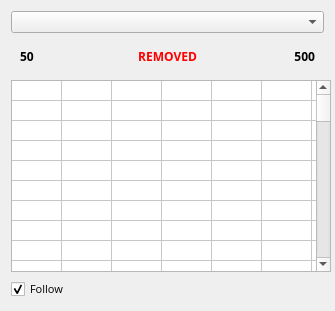
           <widget class="QFrame" name="runner2Frame">
            <property name="minimumSize">
             <size>
              <width>335</width>
              <height>0</height>
             </size>
            </property>
            <property name="maximumSize">
             <size>
              <width>335</width>
              <height>16777215</height>
             </size>
            </property>
            <property name="frameShape">
             <enum>QFrame::NoFrame</enum>
            </property>
            <property name="frameShadow">
             <enum>QFrame::Raised</enum>
            </property>
            <layout class="QGridLayout" name="gridLayout_4">
             <item row="3" column="0">
              <widget class="QTableWidget" name="ladder2TableWidget">
               <property name="minimumSize">
                <size>
                 <width>320</width>
                 <height>0</height>
                </size>
               </property>
               <property name="maximumSize">
                <size>
                 <width>320</width>
                 <height>16777215</height>
                </size>
               </property>
               <property name="sizeIncrement">
                <size>
                 <width>0</width>
                 <height>0</height>
                </size>
               </property>
               <property name="font">
                <font>
                 <family>Open Sans</family>
                 <pointsize>8</pointsize>
                 <weight>50</weight>
                 <bold>false</bold>
                </font>
               </property>
               <property name="horizontalScrollBarPolicy">
                <enum>Qt::ScrollBarAlwaysOff</enum>
               </property>
               <property name="alternatingRowColors">
                <bool>false</bool>
               </property>
               <property name="showGrid">
                <bool>true</bool>
               </property>
               <property name="gridStyle">
                <enum>Qt::SolidLine</enum>
               </property>
               <property name="cornerButtonEnabled">
                <bool>true</bool>
               </property>
               <property name="rowCount">
                <number>350</number>
               </property>
               <property name="columnCount">
                <number>25</number>
               </property>
               <attribute name="horizontalHeaderVisible">
                <bool>false</bool>
               </attribute>
               <attribute name="horizontalHeaderMinimumSectionSize">
                <number>1</number>
               </attribute>
               <attribute name="horizontalHeaderDefaultSectionSize">
                <number>50</number>
               </attribute>
               <attribute name="verticalHeaderVisible">
                <bool>false</bool>
               </attribute>
               <attribute name="verticalHeaderMinimumSectionSize">
                <number>15</number>
               </attribute>
               <attribute name="verticalHeaderDefaultSectionSize">
                <number>15</number>
               </attribute>
               <row/>
               <row/>
               <row/>
               <row/>
               <row/>
               <row/>
               <row/>
               <row/>
               <row/>
               <row/>
               <row/>
               <row/>
               <row/>
               <row/>
               <row/>
               <row/>
               <row/>
               <row/>
               <row/>
               <row/>
               <row/>
               <row/>
               <row/>
               <row/>
               <row/>
               <row/>
               <row/>
               <row/>
               <row/>
               <row/>
               <row/>
               <row/>
               <row/>
               <row/>
               <row/>
               <row/>
               <row/>
               <row/>
               <row/>
               <row/>
               <row/>
               <row/>
               <row/>
               <row/>
               <row/>
               <row/>
               <row/>
               <row/>
               <row/>
               <row/>
               <row/>
               <row/>
               <row/>
               <row/>
               <row/>
               <row/>
               <row/>
               <row/>
               <row/>
               <row/>
               <row/>
               <row/>
               <row/>
               <row/>
               <row/>
               <row/>
               <row/>
               <row/>
               <row/>
               <row/>
               <row/>
               <row/>
               <row/>
               <row/>
               <row/>
               <row/>
               <row/>
               <row/>
               <row/>
               <row/>
               <row/>
               <row/>
               <row/>
               <row/>
               <row/>
               <row/>
               <row/>
               <row/>
               <row/>
               <row/>
               <row/>
               <row/>
               <row/>
               <row/>
               <row/>
               <row/>
               <row/>
               <row/>
               <row/>
               <row/>
               <row/>
               <row/>
               <row/>
               <row/>
               <row/>
               <row/>
               <row/>
               <row/>
               <row/>
               <row/>
               <row/>
               <row/>
               <row/>
               <row/>
               <row/>
               <row/>
               <row/>
               <row/>
               <row/>
               <row/>
               <row/>
               <row/>
               <row/>
               <row/>
               <row/>
               <row/>
               <row/>
               <row/>
               <row/>
               <row/>
               <row/>
               <row/>
               <row/>
               <row/>
               <row/>
               <row/>
               <row/>
               <row/>
               <row/>
               <row/>
               <row/>
               <row/>
               <row/>
               <row/>
               <row/>
               <row/>
               <row/>
               <row/>
               <row/>
               <row/>
               <row/>
               <row/>
               <row/>
               <row/>
               <row/>
               <row/>
               <row/>
               <row/>
               <row/>
               <row/>
               <row/>
               <row/>
               <row/>
               <row/>
               <row/>
               <row/>
               <row/>
               <row/>
               <row/>
               <row/>
               <row/>
               <row/>
               <row/>
               <row/>
               <row/>
               <row/>
               <row/>
               <row/>
               <row/>
               <row/>
               <row/>
               <row/>
               <row/>
               <row/>
               <row/>
               <row/>
               <row/>
               <row/>
               <row/>
               <row/>
               <row/>
               <row/>
               <row/>
               <row/>
               <row/>
               <row/>
               <row/>
               <row/>
               <row/>
               <row/>
               <row/>
               <row/>
               <row/>
               <row/>
               <row/>
               <row/>
               <row/>
               <row/>
               <row/>
               <row/>
               <row/>
               <row/>
               <row/>
               <row/>
               <row/>
               <row/>
               <row/>
               <row/>
               <row/>
               <row/>
               <row/>
               <row/>
               <row/>
               <row/>
               <row/>
               <row/>
               <row/>
               <row/>
               <row/>
               <row/>
               <row/>
               <row/>
               <row/>
               <row/>
               <row/>
               <row/>
               <row/>
               <row/>
               <row/>
               <row/>
               <row/>
               <row/>
               <row/>
               <row/>
               <row/>
               <row/>
               <row/>
               <row/>
               <row/>
               <row/>
               <row/>
               <row/>
               <row/>
               <row/>
               <row/>
               <row/>
               <row/>
               <row/>
               <row/>
               <row/>
               <row/>
               <row/>
               <row/>
               <row/>
               <row/>
               <row/>
               <row/>
               <row/>
               <row/>
               <row/>
               <row/>
               <row/>
               <row/>
               <row/>
               <row/>
               <row/>
               <row/>
               <row/>
               <row/>
               <row/>
               <row/>
               <row/>
               <row/>
               <row/>
               <row/>
               <row/>
               <row/>
               <row/>
               <row/>
               <row/>
               <row/>
               <row/>
               <row/>
               <row/>
               <row/>
               <row/>
               <row/>
               <row/>
               <row/>
               <row/>
               <row/>
               <row/>
               <row/>
               <row/>
               <row/>
               <row/>
               <row/>
               <row/>
               <row/>
               <row/>
               <row/>
               <row/>
               <row/>
               <row/>
               <row/>
               <row/>
               <row/>
               <row/>
               <row/>
               <row/>
               <row/>
               <row/>
               <row/>
               <row/>
               <row/>
               <row/>
               <row/>
               <row/>
               <row/>
               <row/>
               <row/>
               <row/>
               <row/>
               <row/>
               <row/>
               <row/>
               <row/>
               <row/>
               <row/>
               <row/>
               <row/>
               <row/>
               <row/>
               <row/>
               <row/>
               <row/>
               <row/>
               <row/>
               <row/>
               <row/>
               <column/>
               <column/>
               <column/>
               <column/>
               <column/>
               <column/>
               <column/>
               <column/>
               <column/>
               <column/>
               <column/>
               <column/>
               <column/>
               <column/>
               <column/>
               <column/>
               <column/>
               <column/>
               <column/>
               <column/>
               <column/>
               <column/>
               <column/>
               <column/>
               <column/>
              </widget>
             </item>
             <item row="0" column="0">
              <widget class="QComboBox" name="runner2ComboBox"/>
             </item>
             <item row="1" column="0">
              <widget class="QFrame" name="frame_8">
               <property name="minimumSize">
                <size>
                 <width>0</width>
                 <height>20</height>
                </size>
               </property>
               <property name="frameShape">
                <enum>QFrame::NoFrame</enum>
               </property>
               <property name="frameShadow">
                <enum>QFrame::Raised</enum>
               </property>
               <layout class="QHBoxLayout" name="horizontalLayout_5">
                <item>
                 <widget class="QLabel" name="ltp2Label">
                  <property name="maximumSize">
                   <size>
                    <width>16777215</width>
                    <height>16777215</height>
                   </size>
                  </property>
                  <property name="font">
                   <font>
                    <family>Open Sans</family>
                    <weight>75</weight>
                    <bold>true</bold>
                    <stylestrategy>PreferDefault</stylestrategy>
                   </font>
                  </property>
                  <property name="text">
                   <string>50</string>
                  </property>
                 </widget>
                </item>
                <item>
                 <widget class="QLabel" name="removed2Label">
                  <property name="maximumSize">
                   <size>
                    <width>16777215</width>
                    <height>16777215</height>
                   </size>
                  </property>
                  <property name="font">
                   <font>
                    <family>Open Sans</family>
                    <weight>75</weight>
                    <bold>true</bold>
                    <stylestrategy>PreferDefault</stylestrategy>
                   </font>
                  </property>
                  <property name="styleSheet">
                   <string notr="true">color:red</string>
                  </property>
                  <property name="text">
                   <string>REMOVED</string>
                  </property>
                  <property name="alignment">
                   <set>Qt::AlignCenter</set>
                  </property>
                 </widget>
                </item>
                <item>
                 <widget class="QLabel" name="runnerTradedVol2Label">
                  <property name="maximumSize">
                   <size>
                    <width>16777215</width>
                    <height>16777215</height>
                   </size>
                  </property>
                  <property name="font">
                   <font>
                    <family>Open Sans</family>
                    <weight>75</weight>
                    <bold>true</bold>
                    <stylestrategy>PreferDefault</stylestrategy>
                   </font>
                  </property>
                  <property name="text">
                   <string>500</string>
                  </property>
                  <property name="alignment">
                   <set>Qt::AlignRight|Qt::AlignTrailing|Qt::AlignVCenter</set>
                  </property>
                 </widget>
                </item>
               </layout>
              </widget>
             </item>
             <item row="4" column="0">
              <widget class="QCheckBox" name="follow2CheckBox">
               <property name="font">
                <font>
                 <family>Open Sans</family>
                 <pointsize>8</pointsize>
                 <weight>50</weight>
                 <bold>false</bold>
                </font>
               </property>
               <property name="text">
                <string>Follow</string>
               </property>
               <property name="checked">
                <bool>true</bool>
               </property>
              </widget>
             </item>
            </layout>
           </widget>
